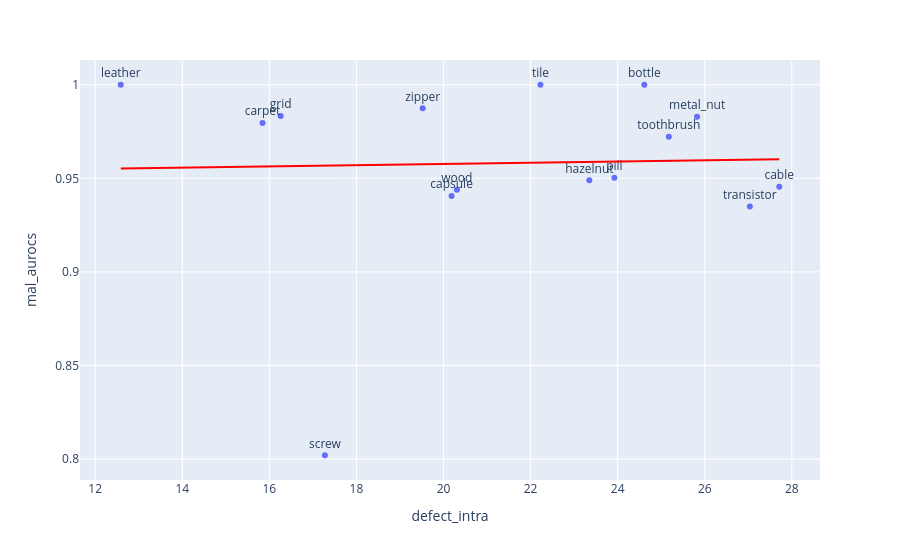

The notebook cell saved with this chart:
### Code cell
fig = px.scatter(patch_combined.reset_index(), x="defect_intra", y="mal_aurocs", text="category", hover_name="category", trendline="ols" ) 
fig.data[1].line.color = "red" 
fig.update_traces(textposition="top center") 
fig.show() 

fig.write_image(IMAGE_DIR / "patch_mal_def_intra.svg")

### Figure 1 — Plotly figure (JSON) as saved in the notebook; plotly's stock layout.template omitted (floating-point values rounded to 4 significant figures)
{"data": [{"hovertemplate": "<b>%{hovertext}</b><br><br>defect_intra=%{x}<br>mal_aurocs=%{y}<br>category=%{text}<extra></extra>", "hovertext": ["bottle", "cable", "capsule", "carpet", "grid", "hazelnut", "leather", "metal_nut", "pill", "screw", "tile", "toothbrush", "transistor", "wood", "zipper"], "legendgroup": "", "marker": {"color": "#636efa", "symbol": "circle"}, "mode": "markers+text", "name": "", "orientation": "v", "showlegend": false, "text": ["bottle", "cable", "capsule", "carpet", "grid", "hazelnut", "leather", "metal_nut", "pill", "screw", "tile", "toothbrush", "transistor", "wood", "zipper"], "textposition": "top center", "type": "scatter", "x": [24.61, 27.71, 20.19, 15.84, 16.26, 23.35, 12.59, 25.82, 23.92, 17.28, 22.23, 25.17, 27.04, 20.31, 19.52], "xaxis": "x", "y": [1.0, 0.9455, 0.9406, 0.9795, 0.9833, 0.9489, 1.0, 0.9829, 0.9504, 0.802, 1.0, 0.9722, 0.935, 0.9439, 0.9874], "yaxis": "y"}, {"hovertemplate": "<b>OLS trendline</b><br>mal_aurocs = 0.000325137 * defect_intra + 0.951125<br>R<sup>2</sup>=0.000892<br><br>defect_intra=%{x}<br>mal_aurocs=%{y} <b>(trend)</b><extra></extra>", "legendgroup": "", "line": {"color": "red"}, "marker": {"color": "#636efa", "symbol": "circle"}, "mode": "lines", "name": "", "showlegend": false, "textposition": "top center", "type": "scatter", "x": [12.59, 15.84, 16.26, 17.28, 19.52, 20.19, 20.31, 22.23, 23.35, 23.92, 24.61, 25.17, 25.82, 27.04, 27.71], "xaxis": "x", "y": [0.9552, 0.9563, 0.9564, 0.9567, 0.9575, 0.9577, 0.9577, 0.9584, 0.9587, 0.9589, 0.9591, 0.9593, 0.9595, 0.9599, 0.9601], "yaxis": "y"}], "layout": {"legend": {"tracegroupgap": 0}, "margin": {"t": 60}, "xaxis": {"anchor": "y", "domain": [0, 1], "title": {"text": "defect_intra"}}, "yaxis": {"anchor": "x", "domain": [0, 1], "title": {"text": "mal_aurocs"}}}}
